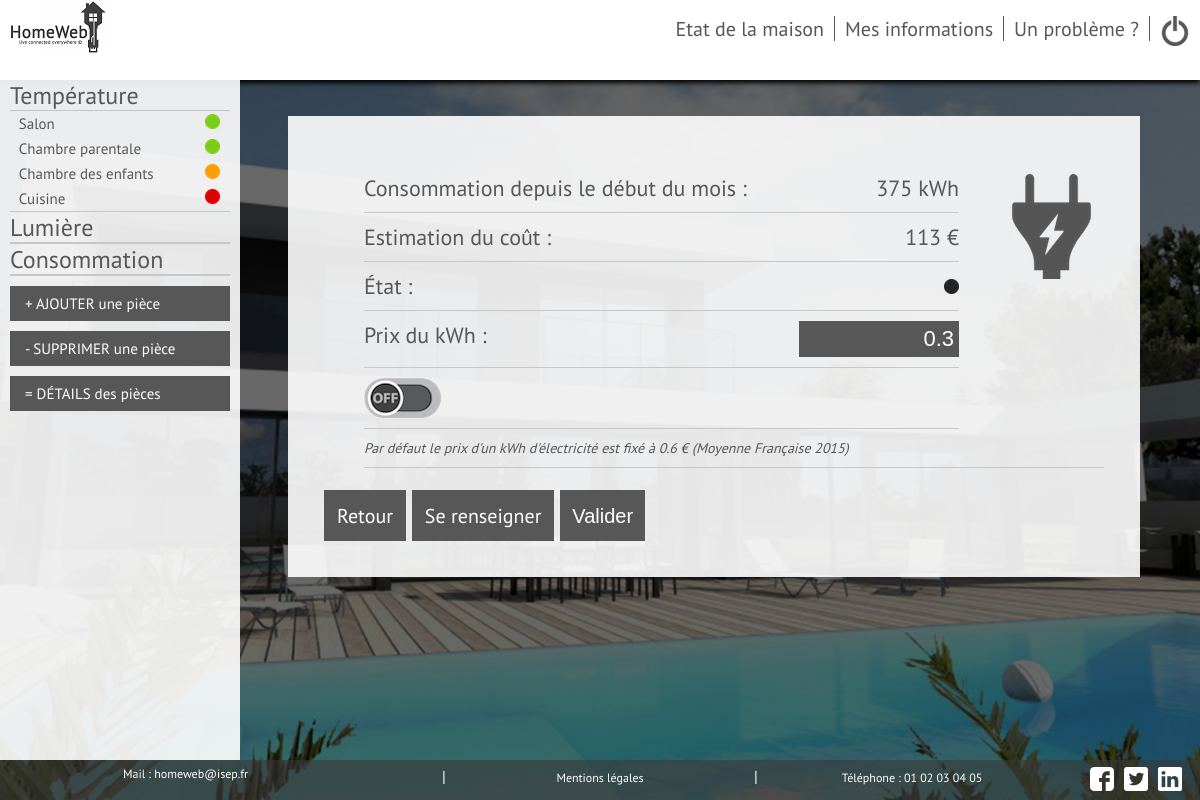
The app's page /Vues/User/elec.php (signed in) with its own data.
### tables this page shows
CREATE TABLE `pieces` (
  `id` int(11) NOT NULL,
  `id_Utilisateur` int(11) NOT NULL,
  `Nom` varchar(255) NOT NULL,
  `presence_temp` int(11) NOT NULL,
  `presence_lum` int(11) NOT NULL,
  `temperature` int(11) NOT NULL,
  `lumiere` int(11) NOT NULL,
  `etat_temp` int(11) NOT NULL,
  `numero_capteur_t` varchar(250) NOT NULL,
  `control_tech_t` date NOT NULL,
  `control_tech_l` date NOT NULL,
  `numero_capteur_l` varchar(250) NOT NULL,
  `consigne_temp` int(11) NOT NULL DEFAULT '25'
);

CREATE TABLE `elec` (
  `id` int(11) NOT NULL,
  `etat` int(11) NOT NULL,
  `consomation` int(11) NOT NULL,
  `prix_elec` float NOT NULL DEFAULT '0.5691',
  `numero_effecteur` varchar(255) NOT NULL
);

CREATE TABLE `domisep_infos` (
  `id` int(11) NOT NULL,
  `nom` text NOT NULL,
  `contenu` text NOT NULL
);

### Modele/fonctions.php (the view, shortened to what this page needs)
<?php
function Etat_elec($id,$db)
{
    $etat = 2;
    $reponse = $db->prepare('SELECT etat FROM elec WHERE id= ?');
    $reponse->execute(array($id));
    while ($donnees = $reponse->fetch())
    {
	   $etat = $donnees['etat'];
    }
    return $etat;
}
function Conso_Elec($id,$db)
{
    $conso = -1;
    $reponse = $db->prepare('SELECT consomation FROM elec WHERE id= ?');
    $reponse->execute(array($id));
    while ($donnees = $reponse->fetch())
    {
	   $conso = $donnees['consomation'];
    }
    return $conso;
}
function Estim_Elec($id,$db,$prix = 0.5691)
{
    $reponse = $db->prepare('SELECT prix_elec FROM elec WHERE id= ?');
    $reponse->execute(array($id));
    while ($donnees = $reponse->fetch())
    {
	   $prix = $donnees['prix_elec'];
    }
    $prix = floatval($prix);
    $estim = ceil((Conso_Elec($id,$db))*($prix));
    return $estim;
}
function cascade_temp($id,$db)
{
    $reponse = $db->prepare('SELECT Nom, etat_temp FROM Pieces WHERE id_Utilisateur = ? AND presence_temp = 1');
    $reponse->execute(array($id));
    echo "<ul class=\"current\">";
    while ($donnees = $reponse->fetch())
    {
        $nom_piece = $donnees['Nom'];
        $etat = $donnees['etat_temp'];
        if ($etat == 1)
        {
        echo ("<li class=\"transit\"><a href=\"temperature.php?piece=$nom_piece\">" . $nom_piece . "</a> <span><img src=\"../../Styles/image/Pastille_verte.png\" title=\"Marche\"></span></li>");
        }
        if ($etat == 2)
        {
        echo ("<li class=\"transit\"><a href=\"temperature.php?piece=$nom_piece\">" . $nom_piece . "</a> <span><img src=\"../../Styles/image/Pastille_orange.png\" title=\"En cours de régulation\"></span></li>");
        }
        if ($etat == 3)
        {
        echo ("<li class=\"transit\"><a href=\"temperature.php?piece=$nom_piece\">" . $nom_piece . "</a> <span><img src=\"../../Styles/image/Pastille_rouge.png\" title=\"En Panne\"></span></li>");
        }
    }
    echo "</ul>";
}
function cascade_lum($id,$db)
{
    echo "<ul>";
    echo "</ul>";
}
function pastille_etat_elec($id,$db)
{
    $etat_general = Etat_elec($id,$db);
    if ($etat_general == 0)
        {
        echo ("<span><img src=\"../../Styles/image/Pastille_noire.png\" title=\"Eteint\"></span>");
        }
}
function affiche_prix_elec($id,$db)
{
    $prix_elec = 0;
    $reponse = $db->prepare('SELECT prix_elec FROM elec WHERE id = ?');
    $reponse->execute(array($id));
    while ($donnees = $reponse->fetch())
    {
        $prix_elec = $donnees['prix_elec'];
    }
    return($prix_elec);
}
?>

### Vues/User/elec.php (shortened to what this page needs)
<!DOCTYPE HTML>
<?php require("../../Modele/fonctions.php");
require("../../Modele/connexionBDD.php");
?>
<html>
	<head>
		<link rel="stylesheet" type="text/css" href="../../Styles/main.css" />
	</head>
	<body>
		<div id="page">
            <header>
                <?php
                include ("entete_user.php");
                ?>
            </header>
            <div id=capteurs>
            <ul>
                <li><a class="clickable" href="#">Température</a>
                        <?php cascade_temp($_SESSION['id'],$db) ?>
                    </li>
                    <li><a class="clickable" href="#">Lumière</a>
                        <?php cascade_lum($_SESSION['id'],$db) ?>
                    </li>
                <li><a class="clickable" href="#">Consommation</a>
                    <ul>
                        <li><a href="elec.php">Electricité</a> <span> <?php pastille_etat_elec($_SESSION['id'],$db) ?></span></li>
                    </ul>
                </li>
                    <li><a class="bouton_type" href="ajout_piece.php">+  AJOUTER une pièce</a></li>
                    <li><a class="bouton_type" href="suppr.php">- SUPPRIMER une pièce</a></li>
                    <li><a class="bouton_type" href="detailpiece.php">= DÉTAILS des pièces</a></li>
            </ul>
	       	</div>
                <div id=boite>
                    <form name="login" action="../../Controleur/valid_elec.php?piece=<?php echo($_GET['piece']); ?>" method="post" accept-charset="utf-8">
                    <ul>
                        <div id = image_etat><img class ="image_temp" src="../../Styles/image/elec.png"/></div>
                        <li>Consommation depuis le début du mois :<span><?php echo (Conso_Elec($_SESSION['id'],$db)) ?> kWh</span></li>
                        <li>Estimation du coût : <span><?php echo (Estim_Elec($_SESSION['id'],$db)) ?> €</span></li>
                        <li>État : <span><?php pastille_etat_elec($_SESSION['id'],$db) ?></span></li>
                        <li>Prix du kWh : <span><input type="text" class="Prix_entree" name="Prix_elec" value=<?php echo(affiche_prix_elec($_SESSION['id'],$db)) ?> placeholder="en €"></span></li>
                        <li>
                            <label class="switch">
                                <div class="slider"></div>
                            </label>
                        </li>
                        <li><I style="font-size : 14px;">Par défaut le prix d'un kWh d'électricité est fixé à 0.6 € (Moyenne Française 2015)</I></li>
                    </ul>
                    <a class="boutons_retour" href="etat.php" >Retour</a>
                    <a class="boutons_retour" href="signaler.php">Se renseigner</a>
                    <input id="boutons_valider" type="submit" name="bouton_submit" value="Valider"/>
                    </form>
                </div>
            <?php include ("footer_user.php");?>
        </div>
        </body>
</html>

### Vues/User/footer_user.php
<?php
require("../../Modele/connexionBDD.php");
echo(' <footer>
                <nav>
                    <ul>
                        <li><a class="contact_footer">Mail : '); $reponse = $db -> query('SELECT contenu FROM domisep_infos WHERE nom="mail"');$mail=$reponse->fetch();echo "$mail[0]"; echo('</a></li>
                        <li>|</li>
                        <li><a href="mentionlegal.php">Mentions légales</a></li>
                        <li>|</li>
                        <li><a>Téléphone : '); $reponse2 = $db -> query('SELECT contenu FROM domisep_infos WHERE nom="tel"');$tel=$reponse2->fetch();echo "$tel[0]"; echo('</a></li>
                    <div id=social>
                        <ul>
                        <li><a href="../../Styles/image/facebook.png"><img src="../../Styles/image/facebook.png" alt="Facebook" title="Facebook"/></li>
                        <li><a href="../../Styles/image/twitter.png"><img src="../../Styles/image/twitter.png" alt="Twitter" title="Twitter"/></li>
                        <li><a href="../../Styles/image/linkedin.png"><img src="../../Styles/image/linkedin.png" alt="Linkedin" title="Linkedin"/></li>
                        </ul>
                    </div>
                    </ul>
                </nav>
            </footer>');
?>

### Styles/main.css (style rules this page uses)
html, #page { height: 100%; width: 100%; }
body { background: url('image/fond.png') ; background-position: center ; background-repeat: no-repeat ; background-attachment: fixed ; background-size: cover ; color: #575757; font-family: pt_sansregular; margin: 0px; height: 100%; }
header { display: flex; justify-content: space-between; background-color: white; box-shadow: 0px 3px 5px black; height: 10%; }
footer { display: flex; bottom:0px; position:fixed; width:100%; background-color: rgba(57,57,57,0.6); color:white; height: 5%; text-align:center; list-style:none; }
footer nav { width:100%; }
footer nav ul { list-style-type:none; display:flex; width:65%; padding:0; margin:auto; margin-top:0.5%; margin-bottom:0.5%; }
footer nav li { width:100%; }
footer nav ul li a { color:white; font-size:12px; }
nav a { font-size: 20px; text-decoration: none; color: #575757; }
#objects, #objects ul, #capteurs, #capteurs ul { padding: 0; margin: 0; list-style: none; }
#capteurs { background-color: rgba(255,255,255,0.9); width: 20%; height: 85%; overflow: auto; display: inline-block; vertical-align: top; max-width: 300px; min-width: 200px; }
#capteurs ul li { font-size: x-large; margin-left: 10px; margin-right:10px; }
#capteurs ul li ul li { font-size: 15px; padding-top:3px; padding-bottom:3px; justify-content:space-between; display:none; }
.current li { display: flex !important; }
#capteurs ul li ul li a:before { content: '• '; opacity: 0; margin-left: -12px; }
#capteurs ul li ul { border: 1px; border-top-style:solid; border-bottom-style:solid; border-color: rgb(199,199,199); }
#capteurs a { text-decoration:none; color:#575757; }
#boite { background-color: rgba(255,255,255,0.9) ; font-size: 22px; margin-top: 3%; margin-right: 4%; margin-left: 4%; width:65%; max-width: 70%; padding: 3% 3% 3% 3%; display:inline-block; position: fixed; vertical-align:middle; height:auto; max-height: 65%; overflow:auto; }
#boite ul li { display:flex; justify-content: space-between; border: 1px; border-bottom-style:solid; border-color: rgb(199,199,199); margin-bottom: 10px; padding-bottom: 10px; }
.slider { cursor:pointer; background: url(image/boutonOFF.png) no-repeat; padding: 0px 77px 40px 0px; border-radius: 20px; }
#capteurs .bouton_type { cursor: pointer; border-style: solid; background-color: #575757; border-color: #575757; padding: 5px; font-size: 15px; display: flex; margin-top: 10px; padding-left: 12px; color:white; margin-bottom:10px; }
#boite ul #image_etat img { float: right; margin-right: 0px; margin-top: 0px; padding-left: 40px; padding-bottom: 100px; }
#social ul li { margin-left:10px; display:flex; justify-content: flex-end; }
.boutons_retour { border-style: solid; background-color: #575757; border-color: #575757; color: white; text-decoration: none; padding:10px; font-size:20px; }
#boutons_valider { cursor: pointer; border-style: solid; background-color: #575757; border-color: #575757; color: white; padding-bottom:11px; padding-top:13px; padding-left:10px; padding-right:10px; font-size:20px; }
#boite ul li .Prix_entree { background-color: #575757; border: none; color: white; font-size: 22px; text-align: right; padding: 5px; width: 150px; }
#social { height:24px; position:fixed; margin-left:71%; }
a { color: darkcyan; text-decoration: none; }
.contact_footer { position: absolute; margin-left: -165px; }

### records on screen
pieces: Nom "Salon", etat_temp 1 (drawn)
pieces: Nom "Chambre parentale", etat_temp 1 (drawn)
pieces: Nom "Chambre des enfants", etat_temp 2 (drawn)
pieces: Nom "Cuisine", etat_temp 3 (drawn)
elec: consomation "375", Estim_Elec($_SESSION['id'],$db) "113", Prix_elec "0.3"
domisep_infos: contenu "homeweb@isep.fr"
domisep_infos: contenu "01 02 03 04 05"
